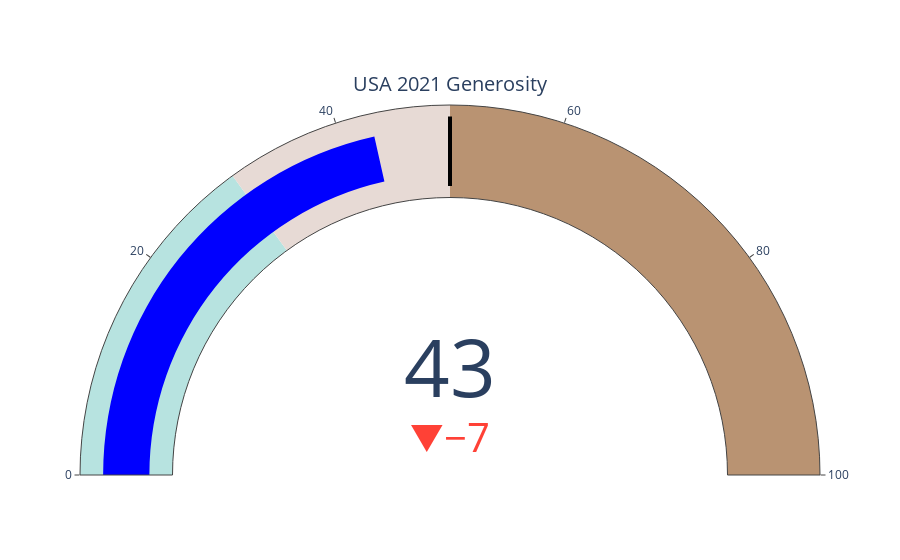

Here is the notebook cell this chart was saved with:
### Markdown cell above
In the code above, we use Plotly’s go.Indicator trace with mode="gauge+number".

This displays a gauge (the dial) along with the numeric value. We set value to the data we retrieved (69), and give the gauge a title.

The gauge.axis.range is [0, 100] since our percentages go from 0 to 100%. By calling fig.show(), an interactive gauge chart will render, showing a half-circle dial labeled 0 to 100.

To run this code, I have loaded into Jupyter Notebook. One of the (many) awesome features of Jupyter Notebook is that it can render Python Plotly code on-the-fly — even Gauge Charts

But more importantly, what does this chart tell us? It shows that Indonesia’s overall generosity score is 69%, which is quite high. The gauge’s needle pointing around the three-quarter mark of the dial gives a visual sense that this value is toward the upper end of the possible range.

And this basic gauge required minimal code (less than 10 lines!)

Plotly handled the rest!

Now that we have a basic understanding, let’s add some pizazz to our next gauge chart!

Example 2: Gauge Chart with Thresholds and Color Bands
Gauge charts become even more informative when we add context like color-coded ranges and threshold markers.

In this example, we’ll take Nigeria’s generosity score in 2021 (which was 52%) and create a gauge that highlights whether this value is low, medium, or high on our scale, and marks a specific target threshold.

Suppose we consider a “good” generosity score to be 50% or above. We will color-code the gauge in segments (e.g. red for low, yellow for moderate, green for high), and draw a threshold line at 50%.

This way, the gauge will clearly show which band Nigeria’s 52% falls into and that it has just crossed the target line.

### Code cell
import plotly.graph_objects as go
import pandas as pd
df = pd.read_csv("all_generosity_data.csv")

# Value for USA's Total Score in 2021 (52%)
value_str = df[(df["Country"] == "United States of America") & (df["Year"] == 2021)]["Total Score"].iloc[0]
value = float(value_str.strip('%'))  # convert "52%" to 52.0

fig = go.Figure(go.Indicator(
    mode = "gauge+number+delta",
    value = value,  # 52
    delta = {'reference': 50, 'increasing': {'color': "blue"}},
    title = {"text": "USA 2021 Generosity"},
    gauge = {
        'axis': {'range': [0, 100]},
        'bar': {'color': "blue"},  # <-- FIX: actual value bar is now blue
        'steps': [
            {'range': [0, 30], 'color': "#B7E3E0"},
            {'range': [30, 50], 'color': "#E7DAD5"},
            {'range': [50, 100], 'color': "#B99372"}
        ],
        'threshold': {
            'line': {'color': "black", 'width': 4},
            'thickness': 0.75,
            'value': 50
        }
    }
))
fig.show()

### Figure 1 — Plotly figure (JSON) as saved in the notebook; plotly's stock layout.template omitted (floating-point values rounded to 4 significant figures)
{"data": [{"delta": {"increasing": {"color": "blue"}, "reference": 50}, "gauge": {"axis": {"range": [0, 100]}, "bar": {"color": "blue"}, "steps": [{"color": "#B7E3E0", "range": [0, 30]}, {"color": "#E7DAD5", "range": [30, 50]}, {"color": "#B99372", "range": [50, 100]}], "threshold": {"line": {"color": "black", "width": 4}, "thickness": 0.75, "value": 50}}, "mode": "gauge+number+delta", "title": {"text": "USA 2021 Generosity"}, "type": "indicator", "value": 43}], "layout": {}}
